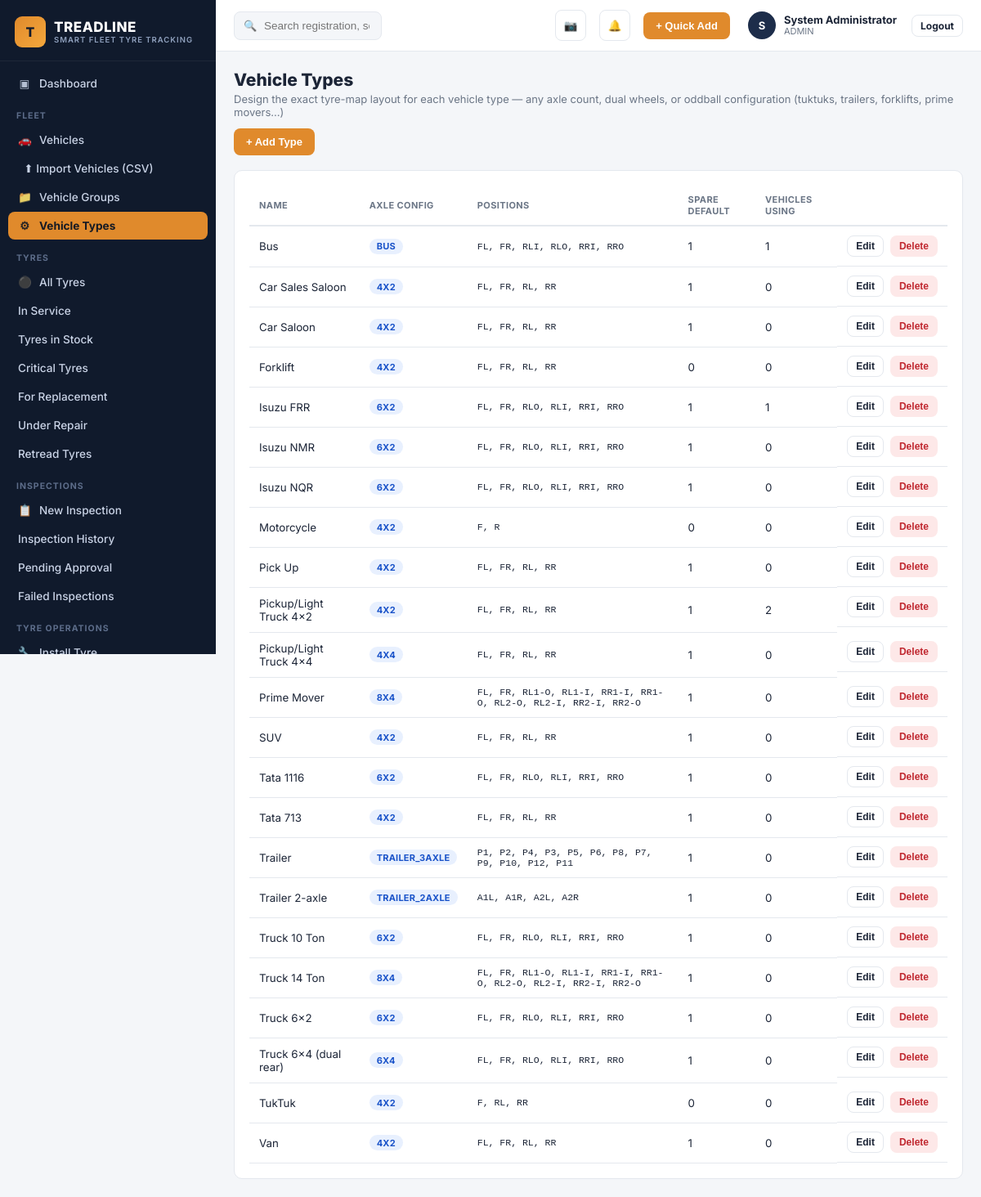
/vehicle_types.php (signed in), run on the app's committed database.
### tables this page shows
CREATE TABLE users (
    id INT AUTO_INCREMENT PRIMARY KEY,
    full_name VARCHAR(150) NOT NULL,
    username VARCHAR(100) UNIQUE NOT NULL,
    email VARCHAR(150) UNIQUE,
    password_hash VARCHAR(255) NOT NULL,
    role_id INT NOT NULL,
    branch_id INT NULL,
    phone VARCHAR(30),
    status ENUM('ACTIVE','SUSPENDED') DEFAULT 'ACTIVE',
    remember_token VARCHAR(255) NULL,
    reset_token VARCHAR(255) NULL,
    reset_expires DATETIME NULL,
    last_login DATETIME NULL,
    created_at DATETIME DEFAULT CURRENT_TIMESTAMP,
    FOREIGN KEY (role_id) REFERENCES roles(id)
);

CREATE TABLE roles (
    id INT AUTO_INCREMENT PRIMARY KEY,
    name VARCHAR(50) UNIQUE NOT NULL,
    description VARCHAR(255)
);

CREATE TABLE vehicle_types (
    id INT AUTO_INCREMENT PRIMARY KEY,
    name VARCHAR(100) NOT NULL,
    axle_config ENUM('4X2','4X4','6X2','6X4','8X4','TRAILER_2AXLE','TRAILER_3AXLE','BUS') NOT NULL DEFAULT '4X2',
    positions JSON NOT NULL COMMENT 'Flattened array of tyre position codes, derived from layout_rows',
    layout_rows JSON NULL COMMENT 'Generic editable tyre-map layout: [{label, drive(bool), positions:[...]}, ...] - one row per axle/group',
    spare_default INT NOT NULL DEFAULT 1 COMMENT 'Default number of spare slots for a new vehicle of this type (0 = no spare, e.g. forklifts)'
);

### includes/functions.php (called while the page is built, shortened)
<?php
function current_user(): ?array {
    static $cache = null;
    if ($cache !== null) return $cache;
    $stmt = db()->prepare("SELECT u.*, r.name AS role_name, b.name AS branch_name
                           FROM users u JOIN roles r ON u.role_id = r.id
                           LEFT JOIN branches b ON u.branch_id = b.id
                           WHERE u.id = ?");
    $stmt->execute([$_SESSION['user_id']]);
    $cache = $stmt->fetch() ?: null;
    return $cache;
}
function e(?string $s): string { return htmlspecialchars($s ?? '', ENT_QUOTES, 'UTF-8'); }

### config/db.php (called while the page is built, shortened)
<?php
function db(): PDO {
    static $pdo = null;
    if ($pdo === null) {
        try {
            $pdo = new PDO(
                "mysql:host=" . DB_HOST . ";dbname=" . DB_NAME . ";charset=utf8mb4",
                DB_USER,
                DB_PASS,
                [
                    PDO::ATTR_ERRMODE => PDO::ERRMODE_EXCEPTION,
                    PDO::ATTR_DEFAULT_FETCH_MODE => PDO::FETCH_ASSOC,
                    PDO::ATTR_EMULATE_PREPARES => false,
                ]
            );
        } catch (PDOException $e) {
            http_response_code(500);
            die('<h2>Database connection failed</h2><p>' . htmlspecialchars($e->getMessage()) . '</p><p>Check <code>config/db.php</code> and run <code>sql/schema.sql</code> first. See README.md.</p>');
        }
    }
    return $pdo;
}

### vehicle_types.php (the view, shortened to what this page needs)
<?php
$types = db()->query("SELECT vt.*, (SELECT COUNT(*) FROM vehicles v WHERE v.vehicle_type_id=vt.id) vcount FROM vehicle_types vt ORDER BY vt.name")->fetchAll();
include __DIR__ . '/includes/head.php';
include __DIR__ . '/includes/sidebar.php';
$u = current_user();
?>
<div class="tl-main">
<?php include __DIR__ . '/includes/topbar.php'; ?>
<div class="tl-content">
  <div class="tl-page-head"><div><h1>Vehicle Types</h1><div class="sub">Design the exact tyre-map layout for each vehicle type — any axle count, dual wheels, or oddball configuration (tuktuks, trailers, forklifts, prime movers...)</div></div>
    <?php if ($u['role_name']==='ADMIN'): ?><button class="btn btn-accent" onclick="openTypeModal()">+ Add Type</button><?php endif; ?></div>
  <div class="tl-card">
    <table class="tl-table">
      <thead><tr><th>Name</th><th>Axle Config</th><th>Positions</th><th>Spare Default</th><th>Vehicles Using</th><th></th></tr></thead>
      <tbody>
      <?php foreach ($types as $t): ?>
        <tr>
          <td><?= e($t['name']) ?></td>
          <td><span class="badge badge-info"><?= e($t['axle_config']) ?></span></td>
          <td class="mono" style="font-size:11.5px;"><?= e(implode(', ', json_decode($t['positions'],true) ?: [])) ?></td>
          <td><?= (int)$t['spare_default'] ?></td>
          <td><?= (int)$t['vcount'] ?></td>
          <td class="flex gap-2">
            <?php if ($u['role_name']==='ADMIN'): ?>
              <button class="btn btn-outline btn-sm" onclick="openTypeModal(<?= $t['id'] ?>)">Edit</button>
              <button class="btn btn-danger btn-sm" onclick="tlConfirmPost('api/vehicle_type_delete.php',{id:<?= $t['id'] ?>},'Delete vehicle type &quot;<?= e(addslashes($t['name'])) ?>&quot;?')">Delete</button>
            <?php endif; ?>
          </td>
        </tr>
      <?php endforeach; ?>
      </tbody>
    </table>
  </div>
</div>
</div>
<?php include __DIR__ . '/includes/foot.php'; ?>

### includes/topbar.php (shortened to what this page needs)
<?php
$__u = current_user();
?>
<header class="tl-topbar">
  <form class="tl-search" action="search.php" method="get">
    <span class="ic">&#128269;</span>
    <input type="text" name="q" placeholder="Search registration, serial, branding code..." value="<?= e($_GET['q'] ?? '') ?>">
  </form>
  <button class="tl-icon-btn" title="Scan Tyre" onclick="location.href='scan.php'">&#128247;</button>
  <button class="tl-icon-btn" title="Notifications" onclick="location.href='alerts.php'">
    &#128276;
  </button>
  <button class="btn btn-accent" onclick="location.href='quick_add.php'">+ Quick Add</button>
  <div class="tl-profile">
    <div class="tl-avatar"><?= e(strtoupper(substr($__u['full_name'] ?? 'U',0,1))) ?></div>
    <div>
      <div class="name"><?= e($__u['full_name'] ?? '') ?></div>
      <div class="role"><?= e($__u['role_name'] ?? '') ?><?= !empty($__u['branch_name']) ? ' · '.e($__u['branch_name']) : '' ?></div>
    </div>
    <a href="logout.php" class="btn btn-outline btn-sm" style="margin-left:8px;">Logout</a>
  </div>
</header>

### assets/css/style.css (style rules this page uses)
:root { --tl-navy:#101a2c; --tl-navy-2:#16233b; --tl-navy-3:#1d2d4a; --tl-accent:#e08a2c; --tl-accent-2:#f5a83c; --tl-green:#2f9e5b; --tl-red:#dc3545; --tl-amber:#e69138; --tl-blue:#2f6fed; --tl-bg:#f4f6f9; --tl-card:#ffffff; --tl-border:#e4e8ee; --tl-text:#1c2537; --tl-text-muted:#6b7686; --radius:10px; font-size:15px; }
* { box-sizing:border-box; }
body { margin:0; background:var(--tl-bg); color:var(--tl-text); font-family:'Inter','Segoe UI',Roboto,Helvetica,Arial,sans-serif; -webkit-font-smoothing:antialiased; }
.tl-main { flex:1; min-width:0; display:flex; flex-direction:column; }
.tl-topbar { background:#fff; border-bottom:1px solid var(--tl-border); padding:12px 22px; display:flex; align-items:center; gap:16px; position:sticky; top:0; z-index:30; }
.tl-search { flex:1; max-width:420px; position:relative; }
.tl-search input { width:100%; padding:9px 14px 9px 36px; border-radius:8px; border:1px solid var(--tl-border); background:var(--tl-bg); font-size:13.5px; }
.tl-search .ic { position:absolute; left:12px; top:50%; transform:translateY(-50%); color:var(--tl-text-muted); font-size:13px; }
.tl-icon-btn { width:38px; height:38px; border-radius:8px; border:1px solid var(--tl-border); background:#fff; display:flex; align-items:center; justify-content:center; position:relative; cursor:pointer; color:var(--tl-text); }
.tl-profile { display:flex; align-items:center; gap:10px; padding-left:6px; }
.tl-avatar { width:34px; height:34px; border-radius:50%; background:var(--tl-navy-3); color:#fff; display:flex; align-items:center; justify-content:center; font-weight:700; font-size:13px; }
.tl-profile .name { font-size:13px; font-weight:700; line-height:1.1; }
.tl-profile .role { font-size:11px; color:var(--tl-text-muted); }
.tl-content { padding:22px; flex:1; }
.tl-page-head { display:flex; align-items:flex-end; justify-content:space-between; flex-wrap:wrap; gap:12px; margin-bottom:18px; }
.tl-page-head h1 { font-size:21px; margin:0 0 3px; font-weight:800; }
.tl-page-head .sub { color:var(--tl-text-muted); font-size:13px; }
.tl-card { background:var(--tl-card); border:1px solid var(--tl-border); border-radius:var(--radius); padding:18px; }
.badge { display:inline-block; padding:2.5px 9px; border-radius:20px; font-size:11px; font-weight:700; letter-spacing:.2px; }
.badge-info { background:#e8f0fe; color:#1a53c9; }
.tl-table { width:100%; border-collapse:collapse; font-size:13.3px; }
.tl-table th { text-align:left; font-size:11px; text-transform:uppercase; letter-spacing:.4px; color:var(--tl-text-muted); padding:10px 12px; border-bottom:2px solid var(--tl-border); font-weight:700; }
.tl-table td { padding:11px 12px; border-bottom:1px solid var(--tl-border); vertical-align:middle; }
.tl-table .mono { font-family:'SFMono-Regular',Consolas,monospace; font-size:12.5px; }
.btn { display:inline-flex; align-items:center; gap:6px; border-radius:8px; padding:8px 14px; font-size:13px; font-weight:700; cursor:pointer; border:1px solid transparent; }
.btn-accent { background:var(--tl-accent); color:#fff; }
.btn-outline { background:#fff; border:1px solid var(--tl-border); color:var(--tl-text); }
.btn-danger { background:#fde8e8; color:#c0272f; }
.btn-sm { padding:5px 10px; font-size:12px; }
.flex { display:flex; }
.gap-2 { gap:8px; }

### data on the page
users: full_name "S", full_name "System Administrator", role.name "ADMIN"
vehicle_types: name "Bus", axle_config "BUS", positions "FL, FR, RLI, RLO, RRI, RRO", spare_default "1", vcount "1"
vehicle_types: name "Car Sales Saloon", axle_config "4X2", positions "FL, FR, RL, RR", spare_default "1", vcount "0"
vehicle_types: name "Car Saloon", axle_config "4X2", positions "FL, FR, RL, RR", spare_default "1", vcount "0"
vehicle_types: name "Forklift", axle_config "4X2", positions "FL, FR, RL, RR", spare_default "0", vcount "0"
vehicle_types: name "Isuzu FRR", axle_config "6X2", positions "FL, FR, RLO, RLI, RRI, RRO", spare_default "1", vcount "1"
vehicle_types: name "Isuzu NMR", axle_config "6X2", positions "FL, FR, RLO, RLI, RRI, RRO", spare_default "1", vcount "0"
vehicle_types: name "Isuzu NQR", axle_config "6X2", positions "FL, FR, RLO, RLI, RRI, RRO", spare_default "1", vcount "0"
vehicle_types: name "Motorcycle", axle_config "4X2", positions "F, R", spare_default "0", vcount "0"
vehicle_types: name "Pick Up", axle_config "4X2", positions "FL, FR, RL, RR", spare_default "1", vcount "0"
vehicle_types: name "Pickup/Light Truck 4x2", axle_config "4X2", positions "FL, FR, RL, RR", spare_default "1", vcount "2"
vehicle_types: name "Pickup/Light Truck 4x4", axle_config "4X4", positions "FL, FR, RL, RR", spare_default "1", vcount "0"
vehicle_types: name "Prime Mover", axle_config "8X4", positions "FL, FR, RL1-O, RL1-I, RR1-I, RR1-O, RL2-O, RL2-I, RR2-I, RR2-O", spare_default "1", vcount "0"
vehicle_types: name "SUV", axle_config "4X2", positions "FL, FR, RL, RR", spare_default "1", vcount "0"
vehicle_types: name "Tata 1116", axle_config "6X2", positions "FL, FR, RLO, RLI, RRI, RRO", spare_default "1", vcount "0"
vehicle_types: name "Tata 713", axle_config "4X2", positions "FL, FR, RL, RR", spare_default "1", vcount "0"
vehicle_types: name "Trailer", axle_config "TRAILER_3AXLE", positions "P1, P2, P4, P3, P5, P6, P8, P7, P9, P10, P12, P11", spare_default "1", vcount "0"
vehicle_types: name "Trailer 2-axle", axle_config "TRAILER_2AXLE", positions "A1L, A1R, A2L, A2R", spare_default "1", vcount "0"
vehicle_types: name "Truck 10 Ton", axle_config "6X2", positions "FL, FR, RLO, RLI, RRI, RRO", spare_default "1", vcount "0"
vehicle_types: name "Truck 14 Ton", axle_config "8X4", positions "FL, FR, RL1-O, RL1-I, RR1-I, RR1-O, RL2-O, RL2-I, RR2-I, RR2-O", spare_default "1", vcount "0"
vehicle_types: name "Truck 6x2", axle_config "6X2", positions "FL, FR, RLO, RLI, RRI, RRO", spare_default "1", vcount "0"
vehicle_types: name "Truck 6x4 (dual rear)", axle_config "6X4", positions "FL, FR, RLO, RLI, RRI, RRO", spare_default "1", vcount "0"
vehicle_types: name "TukTuk", axle_config "4X2", positions "F, RL, RR", spare_default "0", vcount "0"
vehicle_types: name "Van", axle_config "4X2", positions "FL, FR, RL, RR", spare_default "1", vcount "0"
